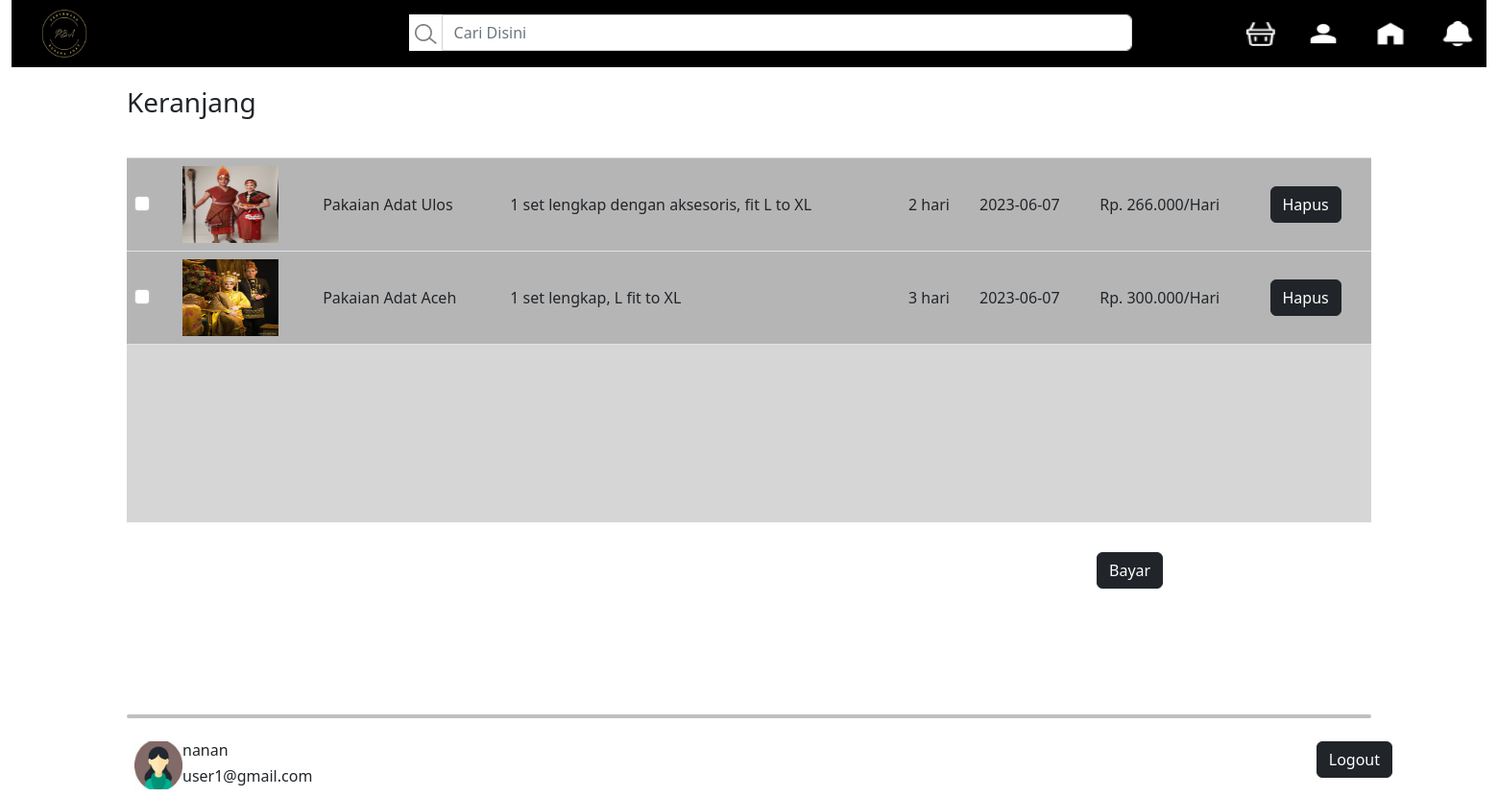
/cost_keranjang.php, run on the app's committed database.
### tables this page shows
CREATE TABLE `pesanan` (
  `Id_pesanan` int(20) NOT NULL,
  `Tanggal_Pesanan` varchar(50) NOT NULL,
  `Tanggal_Pengiriman` varchar(50) DEFAULT NULL,
  `Id_Produk` int(20) NOT NULL,
  `Lama_sewa` int(100) NOT NULL,
  `Total_Harga` varchar(255) DEFAULT NULL,
  `Status_Pesanan` varchar(255) NOT NULL,
  `notif` varchar(50) DEFAULT NULL,
  `Harga` int(50) DEFAULT NULL
);

CREATE TABLE `produk` (
  `Id_Produk` int(11) NOT NULL,
  `Nama_Produk` varchar(255) NOT NULL,
  `Deskripsi_Produk` varchar(255) NOT NULL,
  `Harga_Sewa_perHari` int(100) NOT NULL,
  `Stok` varchar(50) NOT NULL,
  `foto` varchar(100) NOT NULL
);

CREATE TABLE `pelanggan` (
  `Id_pelanggan` int(25) NOT NULL,
  `Email` varchar(255) NOT NULL,
  `Nama` varchar(255) NOT NULL,
  `Alamat` varchar(255) DEFAULT NULL,
  `No_telp` varchar(100) DEFAULT NULL
);

### cost_keranjang.php (the view, shortened to what this page needs)
<?php
include 'koneksi.php';
$sql = "SELECT pesanan.Id_pesanan, pesanan.Tanggal_Pesanan, produk.Nama_Produk ,produk.foto, produk.Deskripsi_Produk, pesanan.Lama_sewa ,produk.Harga_Sewa_perHari*pesanan.Lama_sewa AS Total_Harga
        FROM produk, pesanan
        WHERE produk.Id_Produk=pesanan.Id_Produk;";
$result = mysqli_query($conn, $sql);
$sql2 = "SELECT * FROM pelanggan WHERE Id_pelanggan = 4";
$result2 = mysqli_query($conn, $sql2);
$test = mysqli_fetch_assoc($result2);
?>
<!DOCTYPE html>
<html lang="en">
<head>
    <link rel="stylesheet" href="css/style.css">
    <link href="https://cdn.jsdelivr.net/npm/bootstrap@5.2.3/dist/css/bootstrap.min.css" rel="stylesheet">
</head>
<body>
    <div class="container-fluid">
        <ul class="ul-nav">
            <li class="li-nav-2"><a href="cost_masuk.php"><img src="img/logo.png" alt="logo" width="70" height="50"></a></li>
            <li class="li-nav-2" style="position:absolute; left:26%; top:5px"><div class="input-group mb-3" ><button style="background-color: white; border:none" class="image-button"><img src="img/search.png" alt="search"></button><input  type="text" class="form-control" placeholder="Cari Disini" aria-label="Username" aria-describedby="basic-addon1" size="70"></div></a></li>
            <li class="li-nav-2" style="float:right; margin-top:10px"><a href="cost_notifikasi.php"><img src="img/notif.png" alt="logo" width="40" height="30"></a></li>
            <li class="li-nav-2" style="float:right; margin-top:10px"><a href="cost_masuk.php"><img src="img/home.png" alt="logo" width="40" height="30"></a></li>
            <li class="li-nav-2" style="float:right; margin-top:10px"><a href="cost_akun.php"><img src="img/acc.png" alt="logo" width="40" height="30"></a></li>
            <li class="li-nav-2" style="float:right; margin-top:12px"><a href="cost_keranjang.php"><img src="img/basket.png" alt="logo" width="30" height="25"></a></li>
        </ul>
    </div>
    <div class="container">
        <figure>
            <h3>Keranjang</h3>
        </figure>
        <br>
        <div style="height:380px; background-color: #3333">
        <div class="table-responsive">
            <table class="table align-middle">
                <thead>
                    <tr class="hideme">
                    </tr>
                </thead>
                <tbody>
                <?php while ($fetch = mysqli_fetch_assoc($result)) { ?>
                    <tr style="background-color: #3333;">
                        <td>
                            <div class="form-check">
                                <input class="form-check-input" type="checkbox" value="" id="flexCheckIndeterminate">
                            </div>
                        </td>
                        <td><img src = "img/<?php echo $fetch['foto']?>" height = "80" width = "100"/></td>
                        <td><?php echo $fetch['Nama_Produk']?></td>
                        <td><?php echo $fetch['Deskripsi_Produk']?></td>
                        <td><?php echo $fetch['Lama_sewa'].' hari'?></td>
                        <td><?php echo $fetch['Tanggal_Pesanan']?></td>
                        <td><?php echo 'Rp. '.$fetch['Total_Harga'].'.000/Hari'?></td>
                        <td>
                        <a href="cost_keranjang_hapus_query.php?Id_pesanan=<?php echo $fetch['Id_pesanan']; ?>" class="btn btn-dark">Hapus</a>
                        </td>
                    </tr>
                    <?php } ?>
                </tbody>
            </table>
        </div>
            <div style="position:relative; right:-1010px; top:200px">
            <a href="cost_bayar.php" class="btn btn-dark">Bayar</a>
            </div>
        </div>
    </div>
    <footer class="login-box" style="margin-top: 180px">
    <div class="container-xxl">
        <div><hr style="border: 2px solid black; border-radius: 5px"></div>
        <div class="d-inline-flex p-2" >
            <img src="img/profile_2.png" alt="foto"  width="50" height="50">
            <div class="d-flex flex-column mb-3" style="height: 1px">
            <h6><?php echo $test['Nama']; ?></h6>
            <h6><?php echo $test['Email']; ?></h6>
            </div>
            <div><a href="cost_home.php" style="position:absolute; right:110px" class="btn btn-dark">Logout</a></div>
        </div>
    </div>
    </footer>
</body>
</html>

### css/style.css (style rules this page uses)
.ul-nav { list-style-type: none; margin: 0; padding: 0; overflow: hidden; background-color: black; }
li { padding: 10px; }
.li-nav-2 { float: left; padding-left: 20px; }
.container { padding: 20px; align-items: end; }
.hideme { height: 1px; border: none }

### data on the page
pesanan: Id_Produk.foto (picture), Id_Produk.Nama_Produk "Pakaian Adat Ulos", Id_Produk.Deskripsi_Produk "1 set lengkap dengan aksesoris, fit L to XL", Lama_sewa "2", Tanggal_Pesanan "2023-06-07", Total_Harga "266"
pesanan: Id_Produk.foto (picture), Id_Produk.Nama_Produk "Pakaian Adat Aceh", Id_Produk.Deskripsi_Produk "1 set lengkap, L fit to XL", Lama_sewa "3", Tanggal_Pesanan "2023-06-07", Total_Harga "300"
pelanggan: Nama "nanan", Email "user1@gmail.com"
